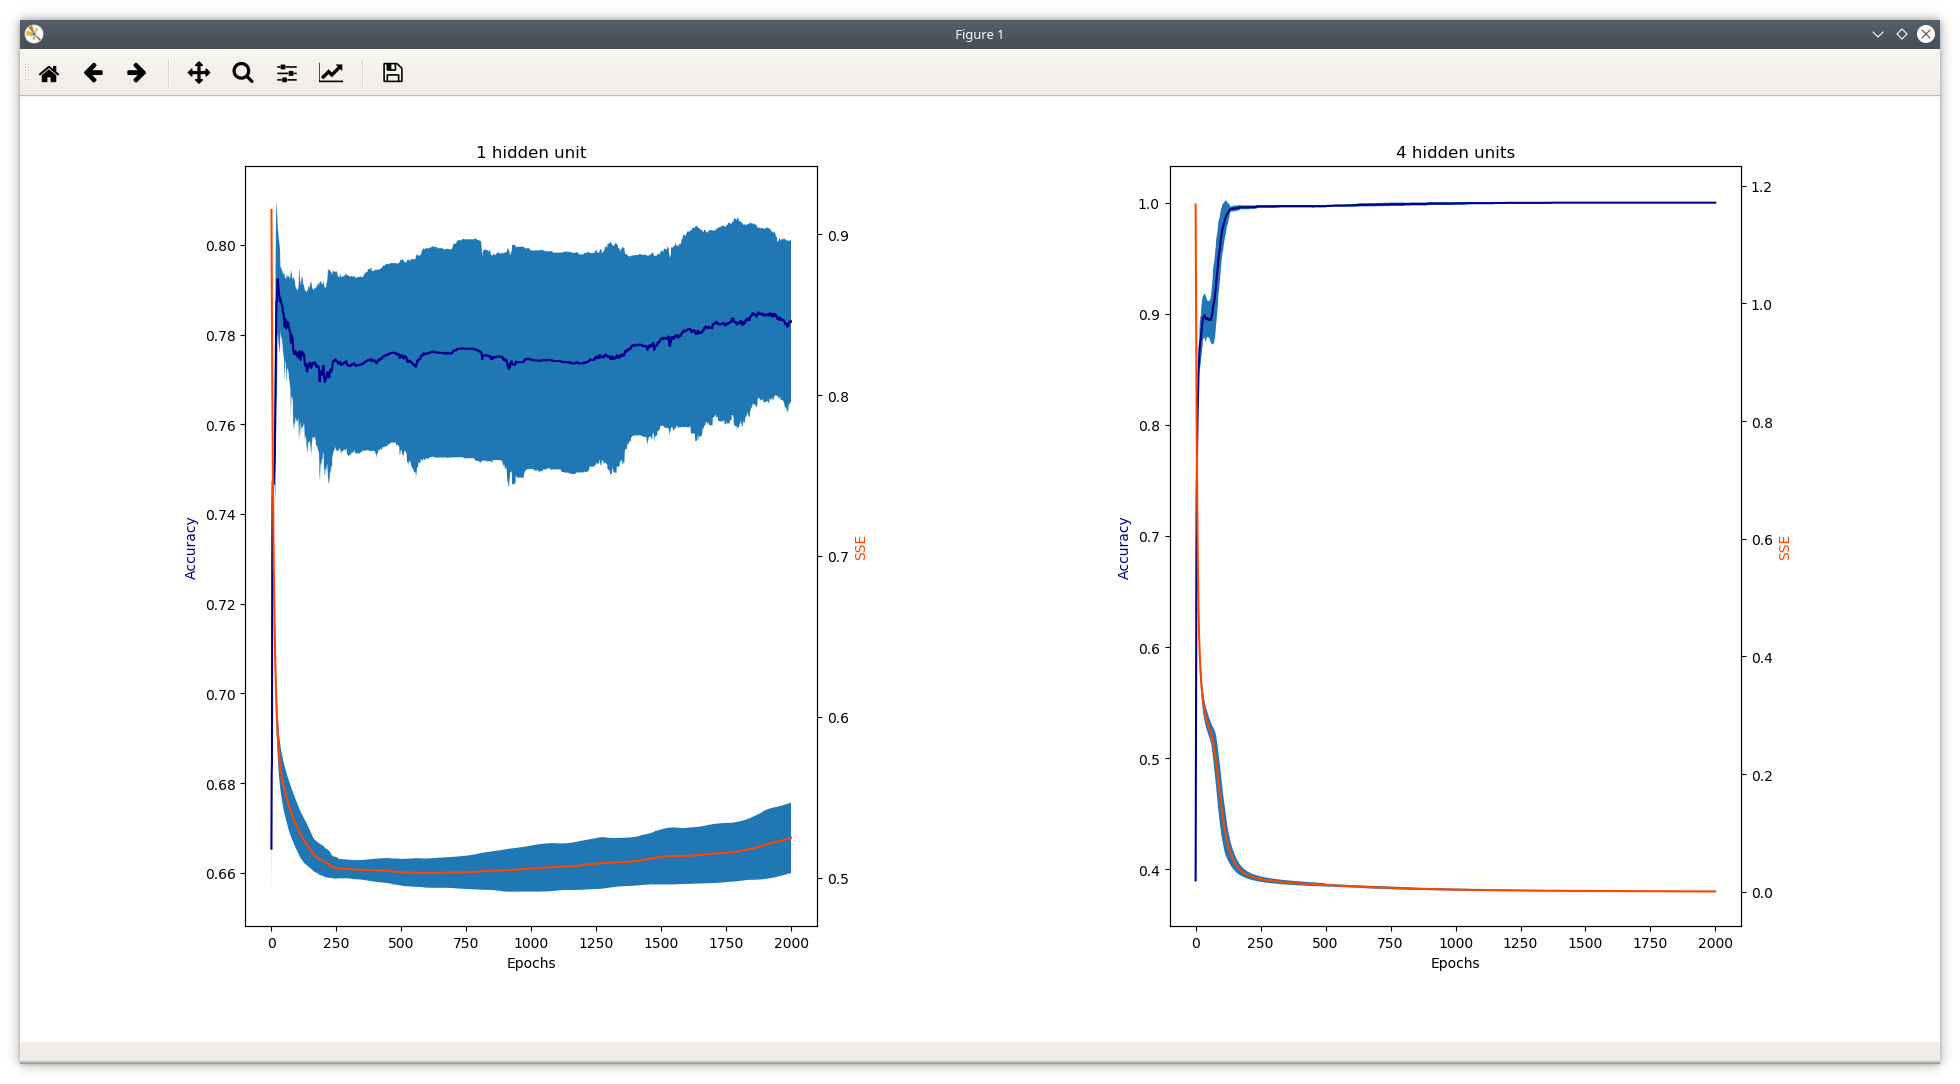

Write Python code to recreate this figure.
import random
from multiprocessing import Pool

import matplotlib.pyplot as plt
import numpy as np
from src import datasets
from src import neural_network


def run_model(dataset, hidden_size, learning_rate, weight_stdev, num_epochs):
    # the network parameters
    num_input_units = dataset.x_size  # the number of input units in the
    # neural network, i.e. the # of features
    num_output_units = dataset.y_size  # the number of output units in the
    # network, i.e. the # of categories
    hidden_size = hidden_size  # the number of hidden units in the layer
    # between the inptus and the outputs
    learning_rate = learning_rate  # what fraction of the correct amount the
    # weights are changed on each trial
    weight_stdev = weight_stdev  # weights are initialized randomly to a
    # value with a mean of 0, and a stdev of this
    num_epochs = num_epochs  # how many epochs (passes through the full
    # dataset) the network takes

    # create the network
    net = neural_network.NeuralNetwork(num_input_units,
                                       hidden_size,
                                       num_output_units,
                                       learning_rate,
                                       weight_stdev)

    # test the random network's performance
    start_accuracy, start_error = net.test(dataset.training_x_list,
                                           dataset.training_y_list,
                                           dataset.training_label_list)

    # train the network
    train_accuracy, train_error_mean = net.train(dataset.training_x_list,
                                                 dataset.training_y_list,
                                                 num_epochs)

    # test the network
    test_accuracy, test_error_mean = net.test(dataset.test_x_list,
                                              dataset.test_y_list,
                                              dataset.test_label_list)

    # gather the information we want to return

    features = dataset.feature_list.copy()
    features.insert(0, 'X0')

    labels = (dataset.category_list, features)
    network_parameters = (
        num_input_units, num_output_units, hidden_size, net.h_x, net.y_h)
    weights = (
        np.vstack([net.h_bias, net.h_x.T]).T,
        np.vstack([net.y_bias, net.y_h.T]).T)
    training_parameters = (learning_rate, weight_stdev, num_epochs)
    performance = (
        train_accuracy, train_error_mean, test_accuracy, test_error_mean)

    return labels, network_parameters, weights, training_parameters, performance


def plot_performance(perf_mean, perf_std, loss_mean, loss_std, ax):
    ax.set_xlabel('Epochs')
    ax.set_ylabel('Accuracy', color='darkblue')
    epochs = range(perf_mean.shape[0])
    ax.plot(epochs, perf_mean, color='darkblue')
    ax.fill_between(epochs, perf_mean - perf_std, perf_mean + perf_std)

    ax2 = ax.twinx()  # instantiate a second axes that shares the same x-axis

    # we already handled the x-label with ax1
    ax2.set_ylabel('SSE', color='orangered')
    ax2.plot(epochs, loss_mean, color='orangered')
    ax2.fill_between(epochs, loss_mean - loss_std, loss_mean + loss_std)


def worker(params):
    print('Running', params)
    (training_proportion, hidden_size, learning_rate, weight_stdev,
     num_epochs) = params
    animal_dataset = datasets.AnimalDataset('data/animals_4_128_15.csv',
                                            training_proportion)
    animal_model = run_model(animal_dataset, hidden_size, learning_rate,
                             weight_stdev, num_epochs)
    training_accuracy = animal_model[4][0]
    training_sse = animal_model[4][1]
    return training_accuracy, training_sse


NUM_CORES = 8


def run_multiple_models(model_config):
    accuracy = []
    loss = []
    with Pool(NUM_CORES) as pool:
        for acc, sse in pool.map(worker, model_config):
            accuracy.append(acc)
            loss.append(sse)
    return accuracy, loss


def main():
    np.set_printoptions(precision=3, suppress=True)
    random.seed(None)
    np.random.seed(None)

    model1_config = [(0.75, 1, 0.01, 0.5, 2000)] * 20

    model2_config = [(0.75, 4, 0.01, 0.5, 2000)] * 20

    model1_acc, model1_loss = run_multiple_models(model1_config)
    model2_acc, model2_loss = run_multiple_models(model2_config)

    model1_acc = np.array(model1_acc)
    model1_loss = np.array(model1_loss)

    model2_acc = np.array(model2_acc)
    model2_loss = np.array(model2_loss)

    fig, axis = plt.subplots(1, 2)
    ax1, ax2 = axis

    ax1.set_title('1 hidden unit')
    ax2.set_title('4 hidden units')
    plot_performance(model1_acc.mean(axis=0), model1_acc.std(axis=0),
                     model1_loss.mean(axis=0), model1_loss.std(axis=0), ax1)
    plot_performance(model2_acc.mean(axis=0), model2_acc.std(axis=0),
                     model2_loss.mean(axis=0), model2_loss.std(axis=0), ax2)

    fig.tight_layout()  # otherwise the right y-label is slightly clipped

    plt.show()


if __name__ == '__main__':
    main()
